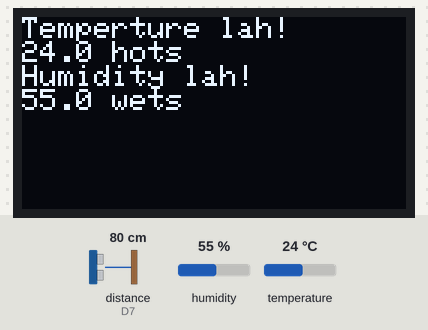
Simulated run of this sketch. Board: ESP8266 (NodeMCU). Shown: 128×64 one-colour display. Wiring (inferred from the names in the program): ultrasonic range finder: trigger D8; echo D7. Inputs (shaded band) come from the test bench; at power-on: humidity 55 %, temperature 24 °C, distance to the obstacle (sensor on D7) 80 cm. The echo pulse lasts 58.3 µs per cm; what the sketch prints to the serial monitor is not drawn.

Above: at 1.4 s.
1.5 s: humidity set to 22 %
At 3.2 s:
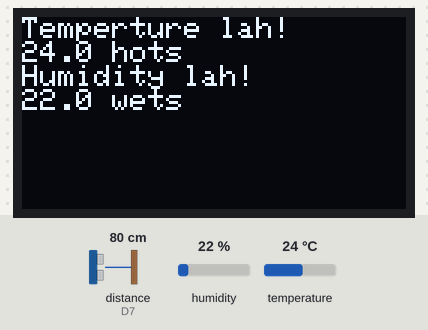
6.6 s: temperature set to 12 °C
At 7.3 s:
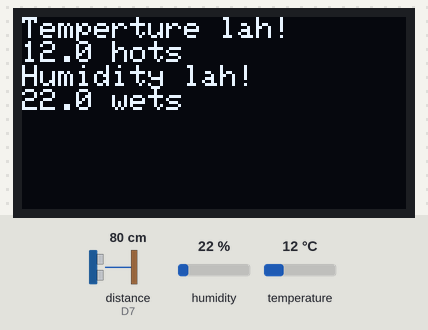
8.1 s: humidity set to 40 %
At 9.6 s:
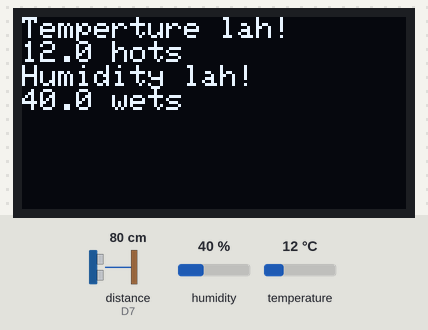
9.9 s: temperature set to 19 °C
Timing chart, 0 to 12.9 s (numbered marks = the images above; inputs shaded):
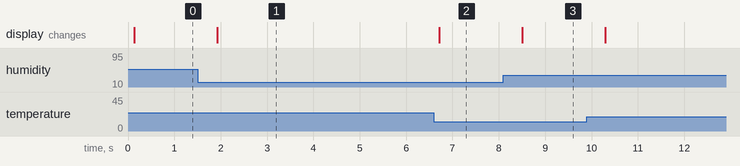

Measured:
- after the input at 1.5 s, the display: changes after 0.43 s (image 1)
- after the input at 6.6 s, the display: changes after 0.11 s (image 2)
- after the input at 8.1 s, the display: changes after 0.40 s (image 3)

The sketch:

_04_Temperature.ino
```cpp
#include<Wire.h>
#include<SSD1306Ascii.h>
#include<SSD1306AsciiWire.h>
#include<Adafruit_SHT31.h>

#define TRIGGER_PIN D8 // Arduino pin tied to trigger pin on the ultrasonic sensor.
#define ECHO_PIN D7 // Arduino pin tied to echo pin on the ultrasonic sensor.
#define I2C_ADDRESS 0x3C

Adafruit_SHT31 sht31 = Adafruit_SHT31();

SSD1306AsciiWire oled;

float t;
float h;

void setup() {
  //Serial Port begin
  Serial.begin (9600);
  pinMode(TRIGGER_PIN , OUTPUT);
  pinMode(ECHO_PIN, INPUT);

  Wire.begin();
  oled.begin(&Adafruit128x64, I2C_ADDRESS);
  oled.set400kHz();
  oled.setFont(Adafruit5x7);

  sht31.begin();

}

void loop() {
  // put your main code here, to run repeatedly:
  digitalWrite(TRIGGER_PIN, LOW);
  delayMicroseconds(5);
  digitalWrite(TRIGGER_PIN, HIGH);
  delayMicroseconds(10);
  digitalWrite(TRIGGER_PIN, LOW);
  pinMode(ECHO_PIN, INPUT);

  long duration = pulseIn(ECHO_PIN, HIGH);

  // convert the time into a distance
  long cm = (duration/2) / 29.1;
  long inches = (duration/2) / 74;
  Serial.println(cm);

  t = sht31.readTemperature();
  h = sht31.readHumidity();
  char temperature[10];
  dtostrf(t,1,1,temperature);
  char hum[10];
  dtostrf(h,1,1,hum);

  oled.clear();
  oled.set1X();
  oled.println("Temperture lah!");
  oled.println(String(temperature) + " hots");
  oled.println("Humidity lah!");
  oled.println(String(hum) + " wets");

  delay(500);

}
```
